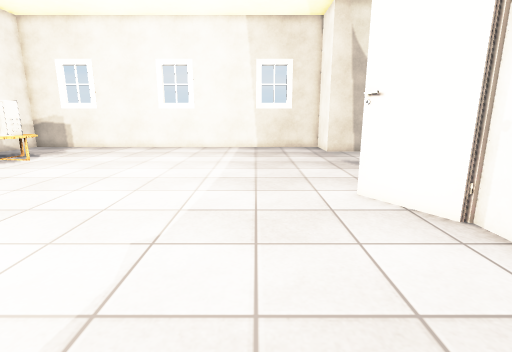
view 1 (above)

16 first-person views from a walk through a 3-D level made in the Unity game engine. The camera is 1.2 m above the floor, tilts 12° down and sees 85° across. Doors are open. The floor is counted in squares, 0.5 m on a side. Each view is taken from the middle of a square. On the plan, view 1 faces up. The plan holds only what a view shows up to about 18 squares ahead; the rest is blank. The place goes on beyond the plan. The player character is not drawn. Some surface patterns are stand-ins.

view 2
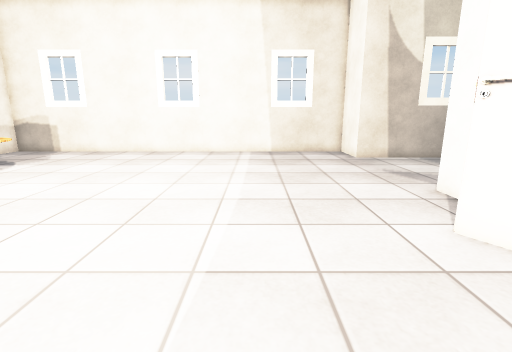

view 3
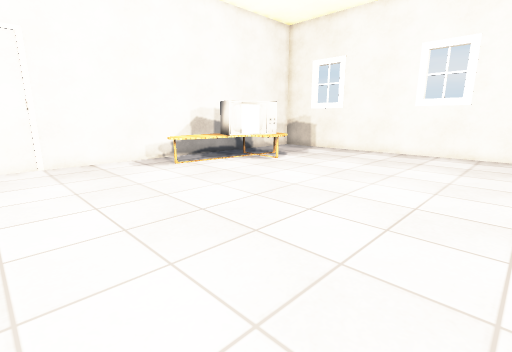

view 4
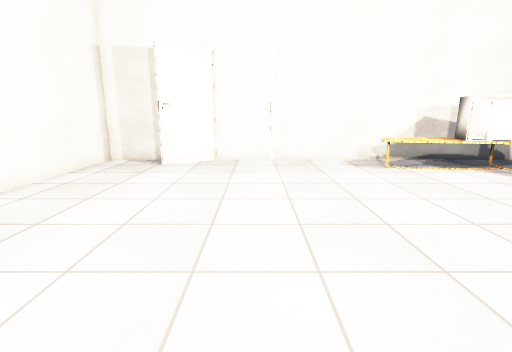

view 5
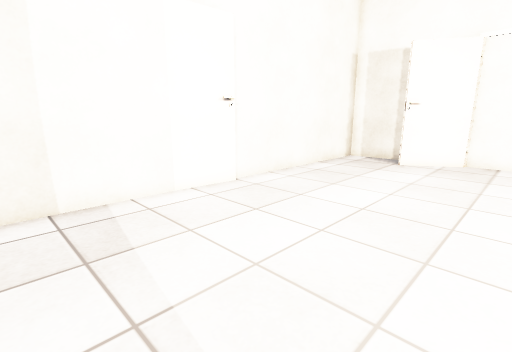

view 6
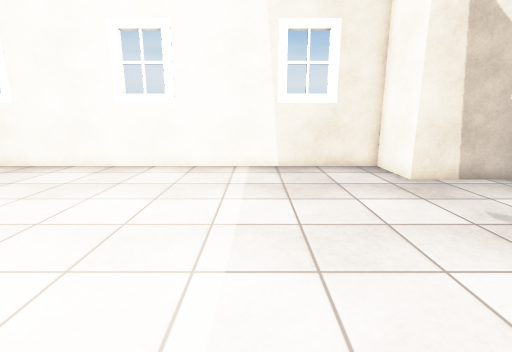

view 7
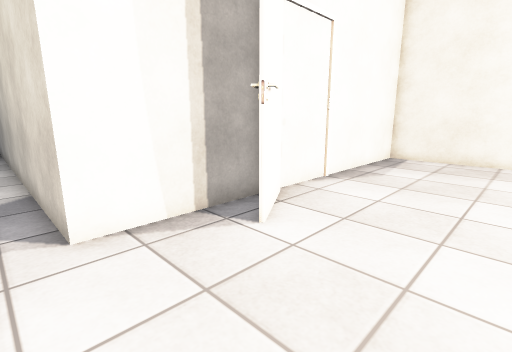

view 8
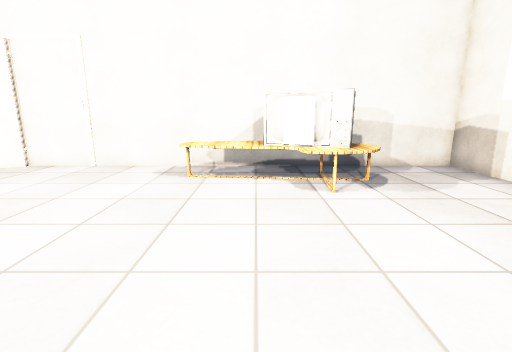

view 9
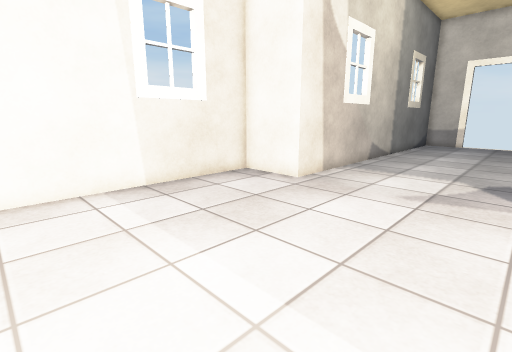

view 10
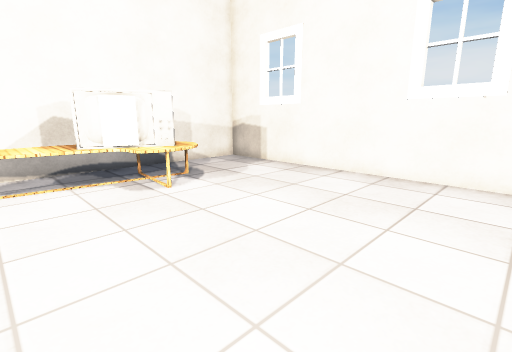

view 11
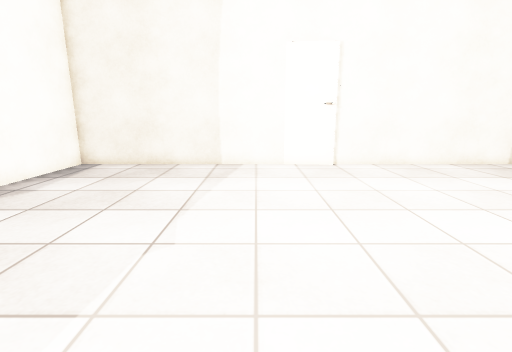

view 12
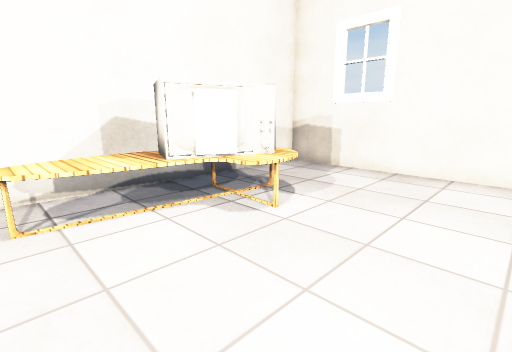

view 13
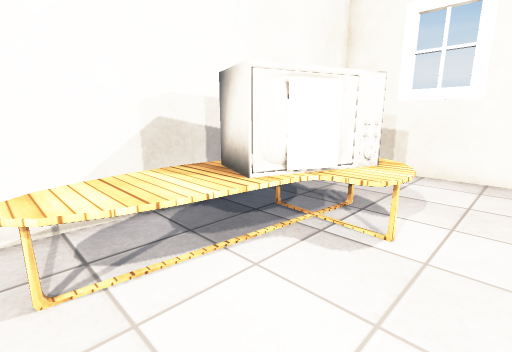

view 14
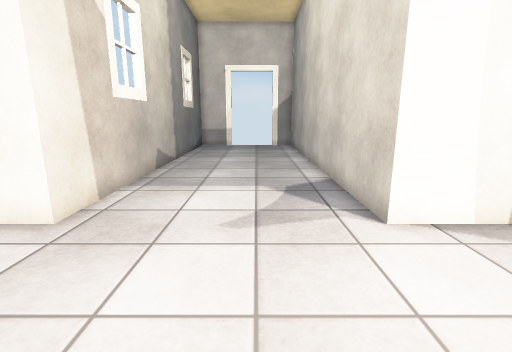

view 15
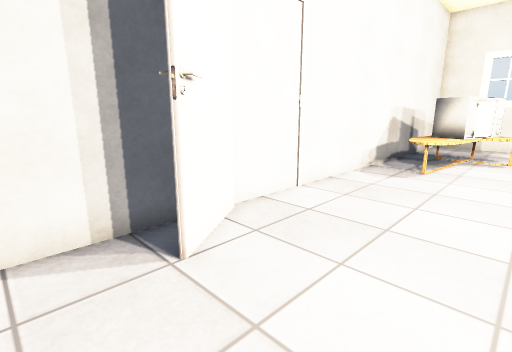

view 16
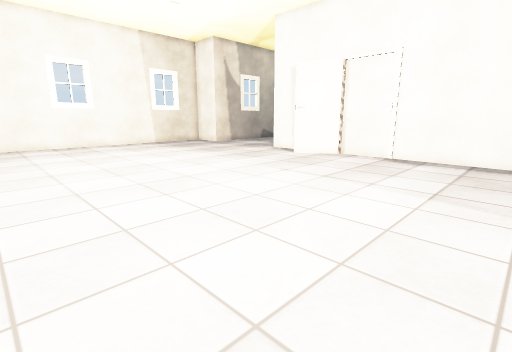

### Floor plan
Key: @ floor where view 1 was taken; # wall or solid block; . floor; T table; O other object.
Columns run from 18 left of view 1 to 13 right of it. Each row starts with its distance up from view 1.
 23 OOO###OOOOO###OOOO###OOO
 22 O......................O
 21 O......................O
 20 O......................O######OO
 19 O...............................
 18 O...............................
 17 O..TTT..........................
 16 O.TTTT..........................
 15 O. TTT..........................
 14 O.TOTT..........................
 13 O.TTT...........................
 12 O.TTT..................OOOOOOOOO
 11 O.TTT..................O
 10 O.TT...................O
  9 O......................O
  8 O....................##O
  7 O.....................#O
  6 O......................#
  5 #......................O
  4 O......................O
  3 O......................#
  2 #......................O
  1 O#.....................O
  0 O##...............@....O
 -1 O......................O
 -2 O......................O
 -3 O......................O
 -4 OOOOOOOOOO####OOOOOOOOOO

Where each view was taken, in squares from view 1:
view 1: 0 up, 0 right, facing up
view 2: 3 up, 1 left, facing up
view 3: 3 up, 2 left, facing up-left
view 4: 4 up, 2 left, facing left
view 5: 4 up, 1 left, facing down-left
view 6: 9 up, 1 left, facing up
view 7: 13 up, 1 left, facing down-right
view 8: 13 up, 4 left, facing left
view 9: 13 up, 4 left, facing up-right
view 10: 11 up, 4 left, facing up-left
view 11: 10 up, 4 left, facing down
view 12: 10 up, 8 left, facing up-left
view 13: 10 up, 11 left, facing up-left
view 14: 15 up, 1 left, facing right
view 15: 3 down, 12 left, facing up-left
view 16: 3 down, 12 left, facing up-right
